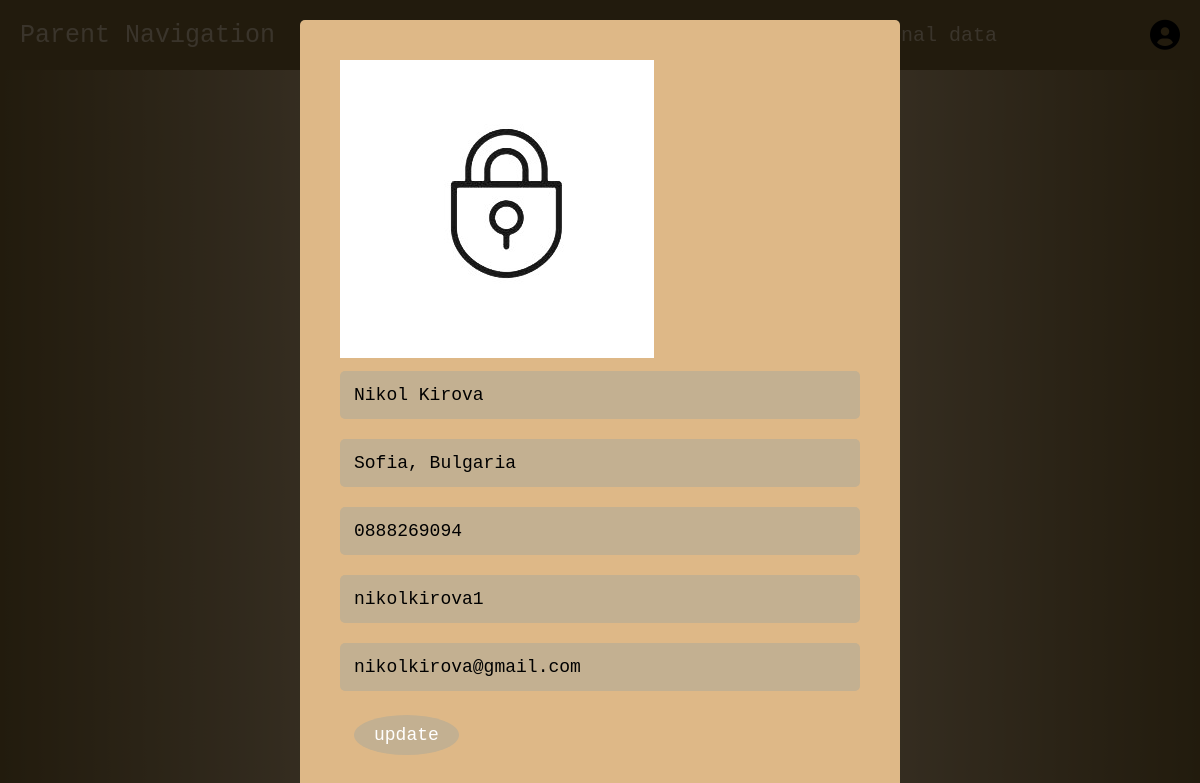
Screenshot of /php/parent/profile.php (signed in) with the database file from the repository.
### tables this page shows
CREATE TABLE `users` (
  `id` varchar(50) NOT NULL,
  `fullname` varchar(255) NOT NULL,
  `address` text NOT NULL,
  `phone` varchar(20) NOT NULL,
  `name` varchar(255) NOT NULL,
  `email` varchar(255) NOT NULL,
  `password` varchar(255) NOT NULL,
  `user_type` enum('parent','babysitter') NOT NULL,
  `created_at` timestamp NOT NULL DEFAULT current_timestamp()
);

### php/parent/profile.php (the view, shortened to what this page needs)
<?php
include '../common/config.php';
$user_id = $_SESSION['parent_id'];
?>
<!DOCTYPE html>
<html lang="en">
<head>
  <link rel="stylesheet" href="https://cdnjs.cloudflare.com/ajax/libs/font-awesome/6.0.0/css/all.min.css">
  <link rel="stylesheet" href="../../css/style.css">
</head>
<body>
  <?php include 'parent_header.php'; ?>
  <section class="edit-profile-form">
    <?php
    $update_query = mysqli_query($conn, "SELECT * FROM `users` WHERE id = '$user_id'") or die('query failed');
    if (mysqli_num_rows($update_query) > 0) {
      while ($fetch_update = mysqli_fetch_assoc($update_query)) {
        ?>
        <form action="" method="post" enctype="multipart/form-data">
          <img class="image" src="../../assets/icons/personal-data.jpg" alt="">
          <input type="text" name="update_fullname" value="<?php echo $fetch_update['fullname']; ?>" class="box" required>
          <input type="text" name="update_address" value="<?php echo $fetch_update['address']; ?>" class="box" required>
          <input type="text" name="update_phone" value="<?php echo $fetch_update['phone']; ?>" class="box" required>
          <input type="text" name="update_name" value="<?php echo $fetch_update['name']; ?>" class="box" required>
          <input type="text" name="update_email" value="<?php echo $fetch_update['email']; ?>" class="box" required>
          <input type="submit" value="update" name="update_personal_data" class="btn">
        </form>
        <?php
      }
    }
    ?>
  </section>
</body>
</html>

### css/style.css (style rules this page uses)
* { font-family: 'Century Gothic', monospace; margin: 0; padding: 0; box-sizing: border-box; outline: none; border: none; text-decoration: none; }
html { background: radial-gradient(circle, rgb(238 209 174) 0%, rgb(114 91 44) 100%); font-size: 62.5%; }
section { padding: 3rem 2rem; }
.btn, .option-btn, .logout-btn { display: inline-block; margin: 1.4rem; padding: 1rem 2rem; cursor: pointer; color: white; font-size: 1.8rem; border-radius: 50%; }
.btn { background-color: #c3b091; }
.edit-profile-form, .add-kid-form, .log_activity_form { min-height: 100vh; background-color: rgba(0, 0, 0, .7); display: flex; align-items: center; justify-content: center; padding: 2rem; overflow-y: scroll; position: fixed; top: 0; left: 0; z-index: 1200; width: 100%; }
.edit-profile-form form, .add-kid-form form, .log_activity_form form { width: 60rem; background-color: #deb887; padding: 4rem; border-radius: .5rem; }
.edit-profile-form form .box, .add-kid-form form .box, .log_activity_form form .box { width: 100%; padding: 1.4rem; margin: 1rem 0; font-size: 1.8rem; border-radius: .5rem; background-color: #c3b091; color: black; }

### rows the page displays
users: update_fullname "Nikol Kirova", update_address "Sofia, Bulgaria", update_phone "0888269094", update_name "nikolkirova1", update_email "nikolkirova@gmail.com"
